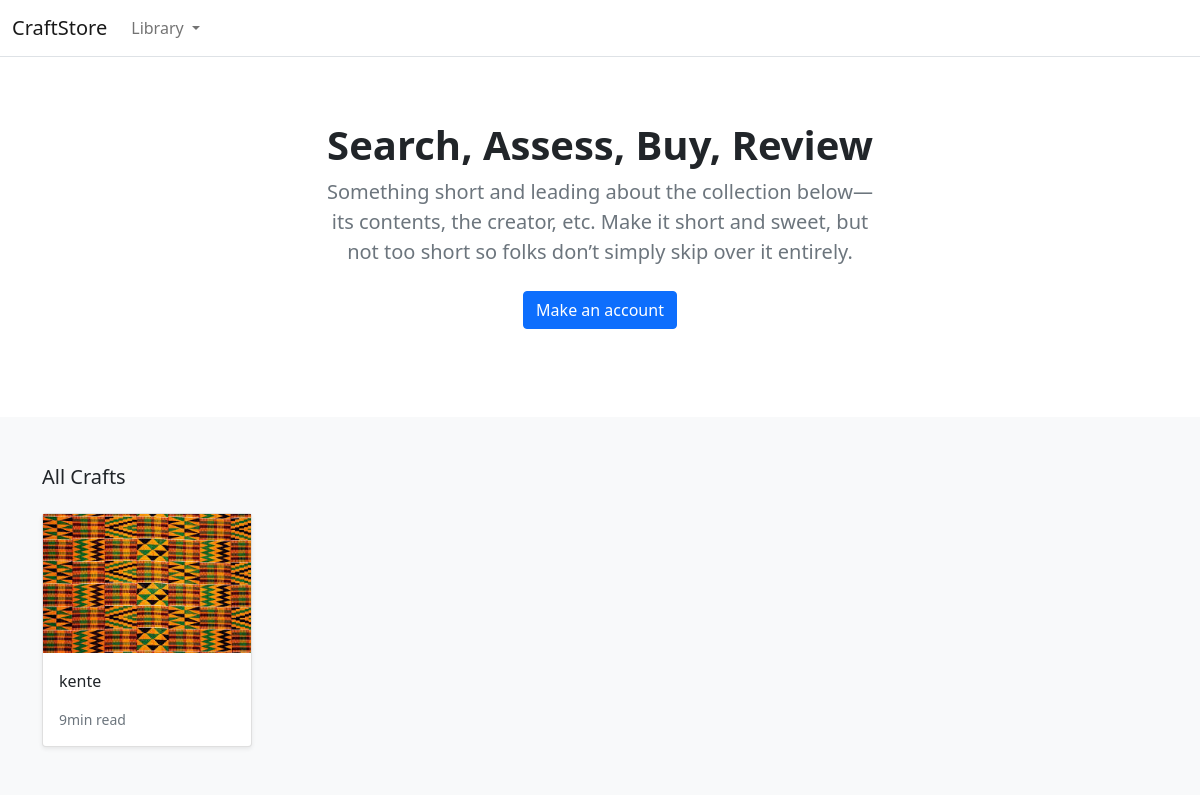
The app's page /, older data.
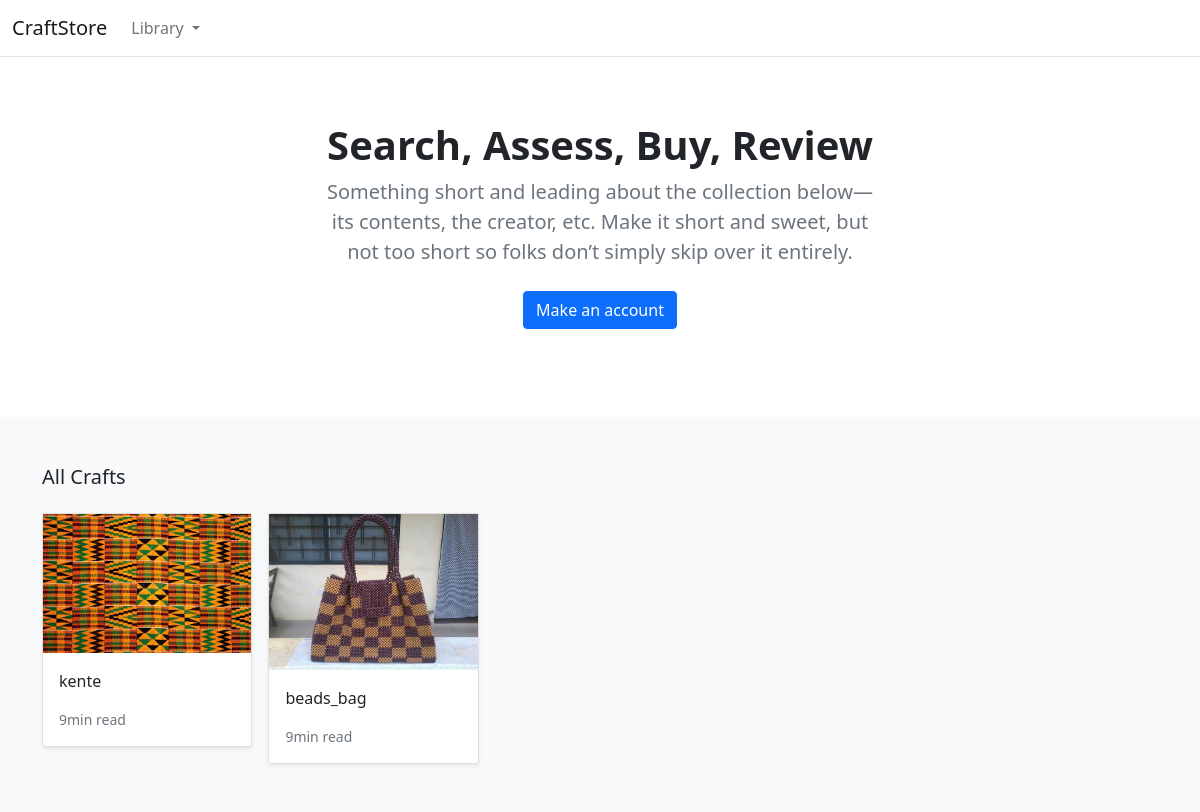
The same page, newer data.
### store/models.py (models this page shows, shortened)
class Product(models.Model):
    category = models.ForeignKey(Category, related_name='product', on_delete=models.CASCADE)
    created_by = models.ForeignKey(User, on_delete=models.CASCADE, related_name='product_creator')
    title = models.CharField(max_length=255)
    author = models.CharField(max_length=255, default='admin')
    description = models.TextField(blank=True)
    image = models.ImageField(upload_to='images/', default='images/default.png')
    slug = models.SlugField(max_length=255)
    price = models.DecimalField(max_digits=4, decimal_places=2)
    in_stock = models.BooleanField(default=True)
    is_active = models.BooleanField(default=True)
    created = models.DateTimeField(auto_now_add=True)
    updated = models.DateTimeField(auto_now=True)
    objects = models.Manager()
    products = ProductManager()
    class Meta:
        verbose_name_plural = 'Products'
        ordering = ('-created',)
    def get_absolute_url(self):
        return reverse('store:product_detail', args=[self.slug])

### store/views.py (the view)
# urls.py: path('', views.product_all, name='product_all'),
def product_all(request):
    products = Product.products.all()
    return render(request, 'store/home.html', {'products': products})

### store/context_processors.py (called while the page is built)
def categories(request):
    return {
        'categories': Category.objects.all()
    }

### store/models.py (called while the page is built)
    def get_queryset(self):
        return super(ProductManager, self).get_queryset().filter(is_active=True)

    def get_absolute_url(self):
        return reverse('store:category_list', args=[self.slug])

### templates/store/home.html (shortened to what this page needs)
{% extends "base.html" %}
{% load static %}
{% block content %}
<main>
  <section class="py-5 text-center container">
    <div class="row py-lg-3">
      <div class="col-lg-6 col-md-8 mx-auto">
        <h1 class="h1 fw-bold">Search, Assess, Buy, Review</h1>
        <p class="lead text-muted">Something short and leading about the collection below—its contents, the creator,
          etc. Make it short and sweet, but not too short so folks don’t simply skip over it entirely.</p>
        <p>
          <a href="#" class="btn btn-primary my-2">Make an account</a>
        </p>
      </div>
    </div>
  </section>
  <div class="album py-5 bg-light">
    <div class="container">
      <div class="pb-3 h5">All Crafts</div>
      <div class="row row-cols-1 row-cols-sm-2 row-cols-md-5 g-3">
        {% for product in products %}
        <div class="col">
          <div class="card shadow-sm">
            <img class="img-fluid" alt="Responsive image" src="{{ product.image.url }}">
            <div class="card-body">
              <p class="card-text">
                <a class="text-dark text-decoration-none" href="{{ product.get_absolute_url }}">{{ product.title }}</a>
              </p>
              <div class="d-flex justify-content-between align-items-center">
                <small class="text-muted">9min read</small>
              </div>
            </div>
          </div>
        </div>
        {% endfor %}
      </div>
    </div>
  </div>
</main>
{% endblock %}

Row changes from the older to the newer data that the page shows:
now on this page (row edited): Product: image (picture), title "beads_bag"
